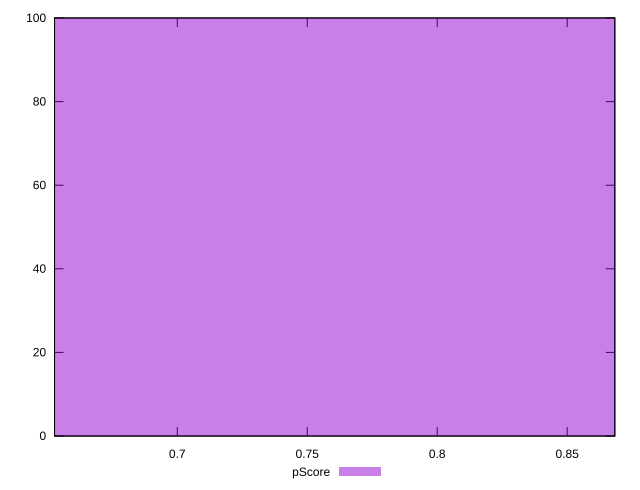

Here is the gnuplot script that generated this plot:
reset

$pScore <<EOF
0.761852268876466 100
EOF

set key outside below
set boxwidth 0.2539507562921553
set xrange [0.6527777777777778:0.8683333333333333]
set yrange [0:100]
set trange [0:100]
set style fill transparent solid 0.5 noborder
set terminal svg size 640, 490 enhanced background rgb 'white'
set output "reprap/render-blocking-resources/samples/pages+cached+noexternal/pScore/histogram.svg"

plot $pScore title "pScore" with boxes

reset
